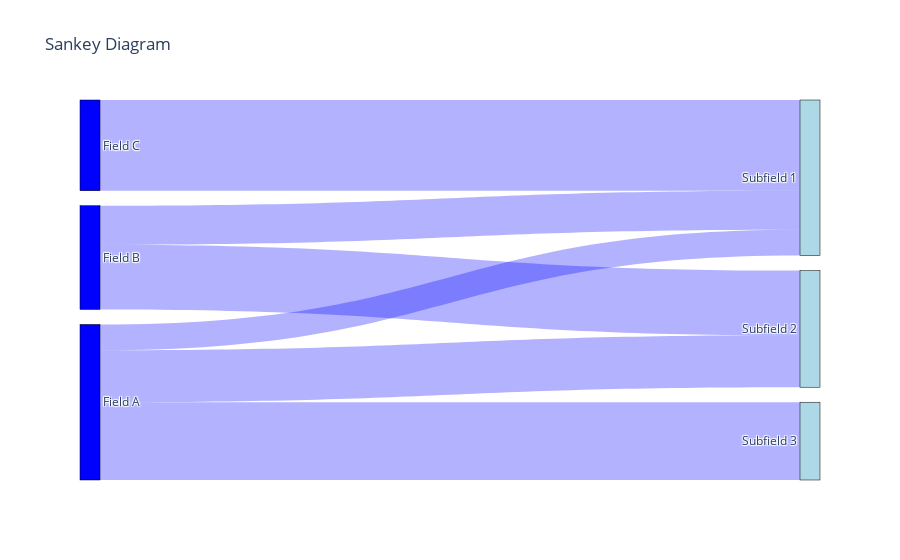

This figure's notebook cell:
### Code cell
import plotly.graph_objects as go

# Define the data
fields = ['Field A', 'Field B', 'Field C']
subfields = ['Subfield 1', 'Subfield 2', 'Subfield 3', 'Subfield 4']
test_names = ['Test 1', 'Test 2', 'Test 3', 'Test 4', 'Test 5']

# Define the link flows
link_sources = [0, 0, 0, 1, 1, 2]  # Indices of fields in the "fields" list
link_targets = [3, 4, 5, 3, 4, 3]  # Indices of subfields/test_names in their respective lists
link_values = [10, 20, 30, 15, 25, 35]  # Amounts of tests in each subfield/test_name

# Create the Sankey trace
trace = go.Sankey(
    node=dict(
        pad=15,
        thickness=20,
        line=dict(color='black', width=0.5),
        label=fields + subfields + test_names,
        color=['blue'] * len(fields) + ['lightblue'] * len(subfields) + ['lightgray'] * len(test_names)
    ),
    link=dict(
        source=link_sources,
        target=link_targets,
        value=link_values,
        color='rgba(0, 0, 255, 0.3)'
    )
)

# Create the layout
layout = go.Layout(
    title='Sankey Diagram',
    font=dict(size=12)
)

# Create the figure
fig = go.Figure(data=[trace], layout=layout)

# Display the figure
fig.show()

### Figure 1 — Plotly figure (JSON) as saved in the notebook; plotly's stock layout.template omitted (floating-point values rounded to 4 significant figures)
{"data": [{"link": {"color": "rgba(0, 0, 255, 0.3)", "source": [0, 0, 0, 1, 1, 2], "target": [3, 4, 5, 3, 4, 3], "value": [10, 20, 30, 15, 25, 35]}, "node": {"color": ["blue", "blue", "blue", "lightblue", "lightblue", "lightblue", "lightblue", "lightgray", "lightgray", "lightgray", "lightgray", "lightgray"], "label": ["Field A", "Field B", "Field C", "Subfield 1", "Subfield 2", "Subfield 3", "Subfield 4", "Test 1", "Test 2", "Test 3", "Test 4", "Test 5"], "line": {"color": "black", "width": 0.5}, "pad": 15, "thickness": 20}, "type": "sankey"}], "layout": {"font": {"size": 12}, "title": {"text": "Sankey Diagram"}}}
